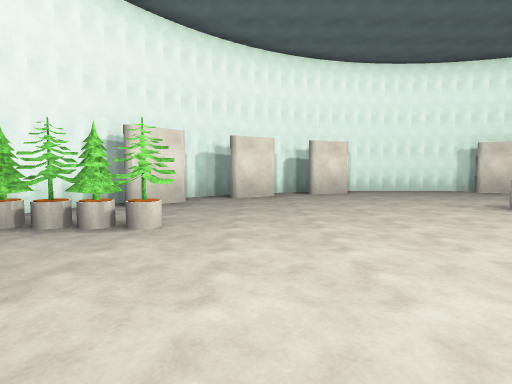
View 1 (above)

14 first-person views from a walk through a 3-D level made in the Unity game engine. The camera is 1.3 m above the floor, tilts 4° down and sees 80° across. The floor is counted in squares, 2 m on a side. Each view is taken from the middle of a square. On the plan, view 1 faces up. The plan holds only what a view shows up to about 10 squares ahead; the rest is blank. The place goes on beyond the plan. The player is left out. Some animated figures are left out. Surface patterns are stand-ins for the level's own textures.

View 2
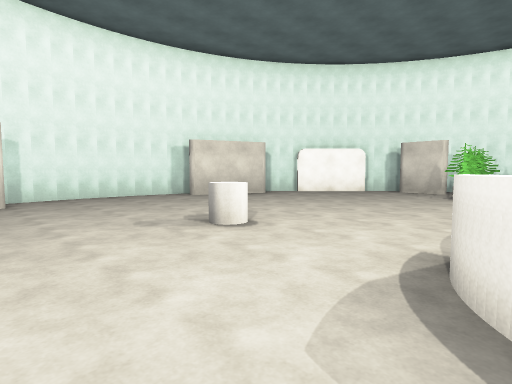

View 3
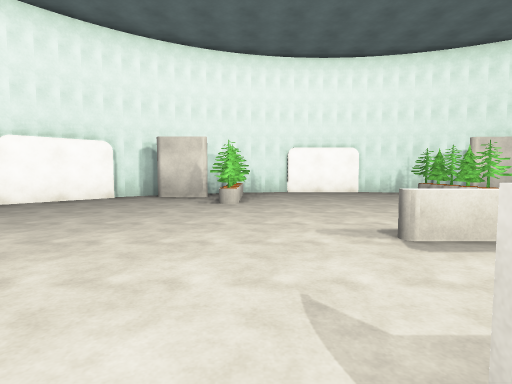

View 4
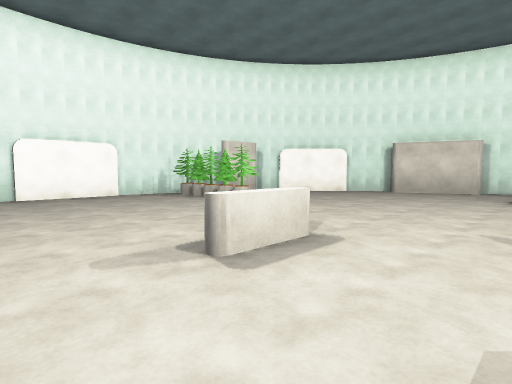

View 5
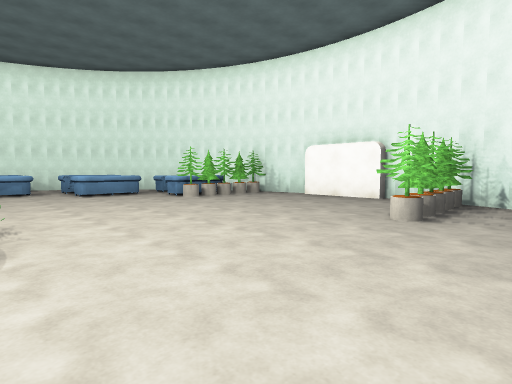

View 6
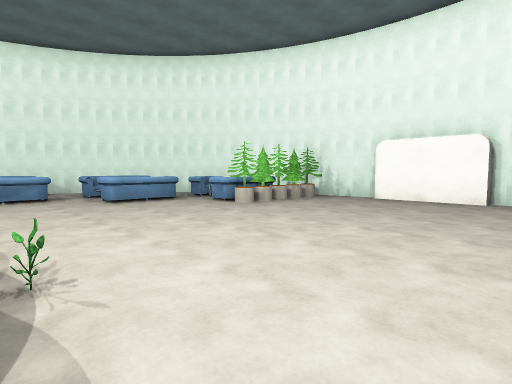

View 7
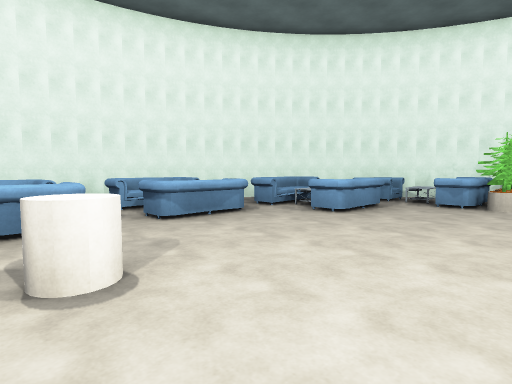

View 8
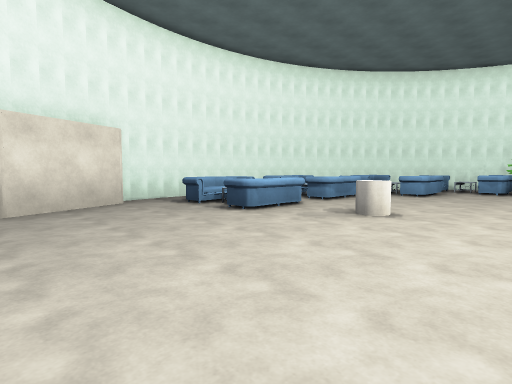

View 9
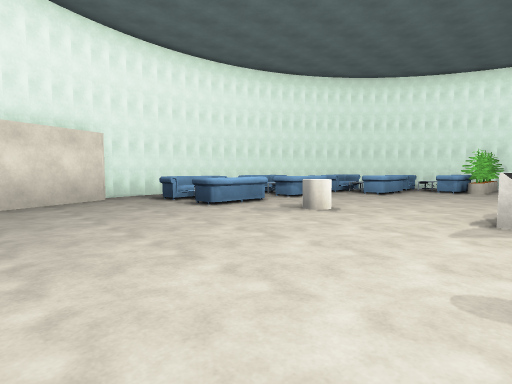

View 10
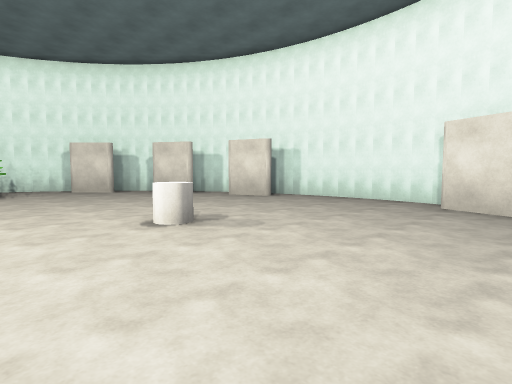

View 11
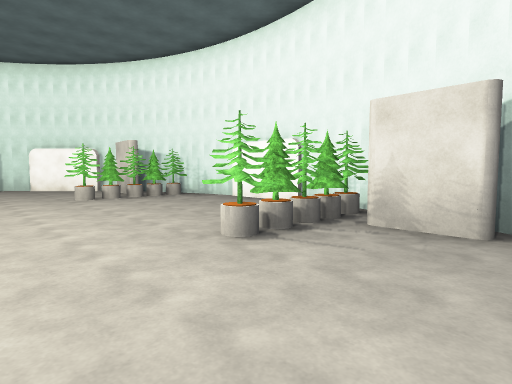

View 12
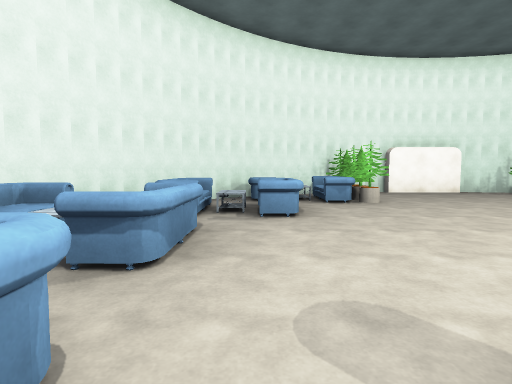

View 13
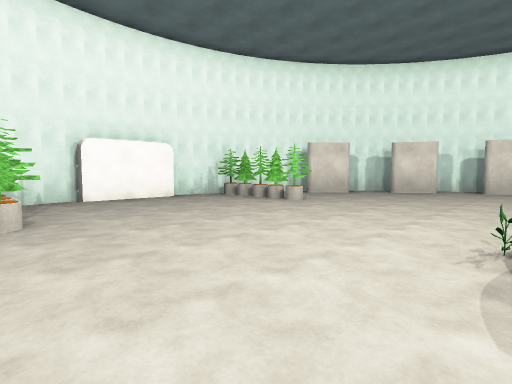

View 14
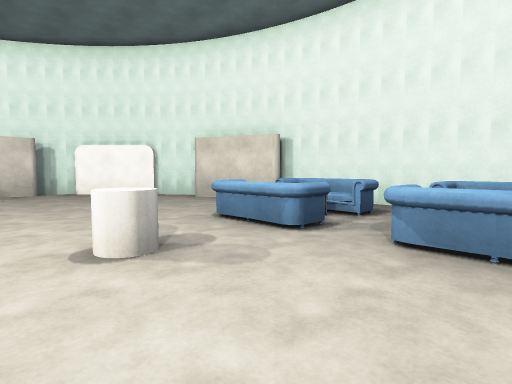

### Floor plan
Points are (right, up) in squares from view 1. A wall is a line through its corners. A room is listed if a view was taken in it or the views show most of it. See-through windows are left out.
Room 1 (views 1, 2, 3, 4, 5, 6, 7, 8, 9, 10, 11, 12, 13, 14)
walls: (13.2, -0.1) (13.2, 2.1); (11.3, 6.4) (9.7, 8); (13.2, 2.6) (13, 3.6); (12.8, -2) (13.2, -0.7) (13.3, 0); (13.3, 2) (13.2, 2.8); (13, 3.5) (12.5, 4.8); (9.8, -5.9) (11.4, -4.4); (12.1, 5.5) (11.4, 6.6); (12.4, -3) (12.9, -1.9); (11.6, -4.3) (12.1, -3.4); (9.9, 8) (9, 8.6); (9, -6.6) (10, -6); (8.7, -6.8) (9.1, -6.6); (6.7, 9.6) (5.3, 9.8); (5.3, -7.8) (6.7, -7.6); (5.4, 9.8) (4.4, 9.9); (3.7, 9.8) (2.2, 9.6); (3.6, -7.8) (4.5, -7.9) (5.4, -7.8); (4.5, 9.9) (3.5, 9.8); (1.5, 9.3) (1, 9.1); (2.2, -7.6) (3.7, -7.8); (1.4, -7.3) (2.4, -7.6); (-4, 2.1) (-4, -0.1); (1.1, 9.2) (-0.1, 8.6); (-0.6, 8.2) (-1.2, 7.8); (-0.5, -6.3) (0.4, -6.8); (0.2, -6.8) (1.6, -7.4); (-1.2, -5.8) (-0.4, -6.4); (-2.6, 6.2) (-2.9, 5.8); (-1.1, 7.9) (-2.1, 6.9); (-2.8, 6) (-3.5, 4.8); (-2.4, -4.6) (-1.1, -5.9); (-3.8, -2) (-3.3, -3.2); (-3.9, 3.7) (-4.1, 3); (-4.1, -1.1) (-3.8, -2.1); (-3.4, -3.1) (-2.9, -3.9) (-2.3, -4.7); (-3.5, 4.9) (-4, 3.6); (-4.3, -0.1) (-4.1, -1.2); (-4.1, 3.3) (-4.3, 2)
objects: other object (-3, -2); other object (-3, 4); other object (-2, -4) to (-1, -4); other object (-2, -3); other object (-2, -2); other object (-2, 4); other object (-2, 6); other object (-1, -5); other object (-1, -2); other object (-1, 4); other object (0, -5) to (0, -4); other object (0, 8); other object (1, -5); other object (1, -4); other object (2, -7); other object (2, -6) to (3, -5); other object (2, 9); other object (3, -5); other object (3, 1); other object (4, -6) to (5, -5); other object (4, -5); other object (4, 0) to (4, 2); other object (5, -3); other object (5, 5); other object (7, -7); other object (7, 1); other object (7, 8) to (8, 9); other object (10, -2); other object (10, 4); other object (11, -2); other object (11, 4); other object (12, -3); other object (12, -2); other object (12, -1); other object (12, 3); other object (12, 4); other object (12, 5)

Where each view was taken, in squares from view 1:
view 1: 0 up, 0 right, facing up
view 2: 2 up, 2 right, facing up-right
view 3: 3 up, 4 right, facing right
view 4: 3 up, 5 right, facing down-right
view 5: 5 up, 3 right, facing down-left
view 6: 3 up, 3 right, facing down-left
view 7: 1 down, 5 right, facing down-left
view 8: 1 down, 9 right, facing down-left
view 9: 0 up, 9 right, facing down-left
view 10: 3 up, 8 right, facing up-left
view 11: 4 down, 8 right, facing up-right
view 12: 4 down, 5 right, facing left
view 13: 2 down, 3 right, facing up-left
view 14: 2 down, 2 right, facing down-right
